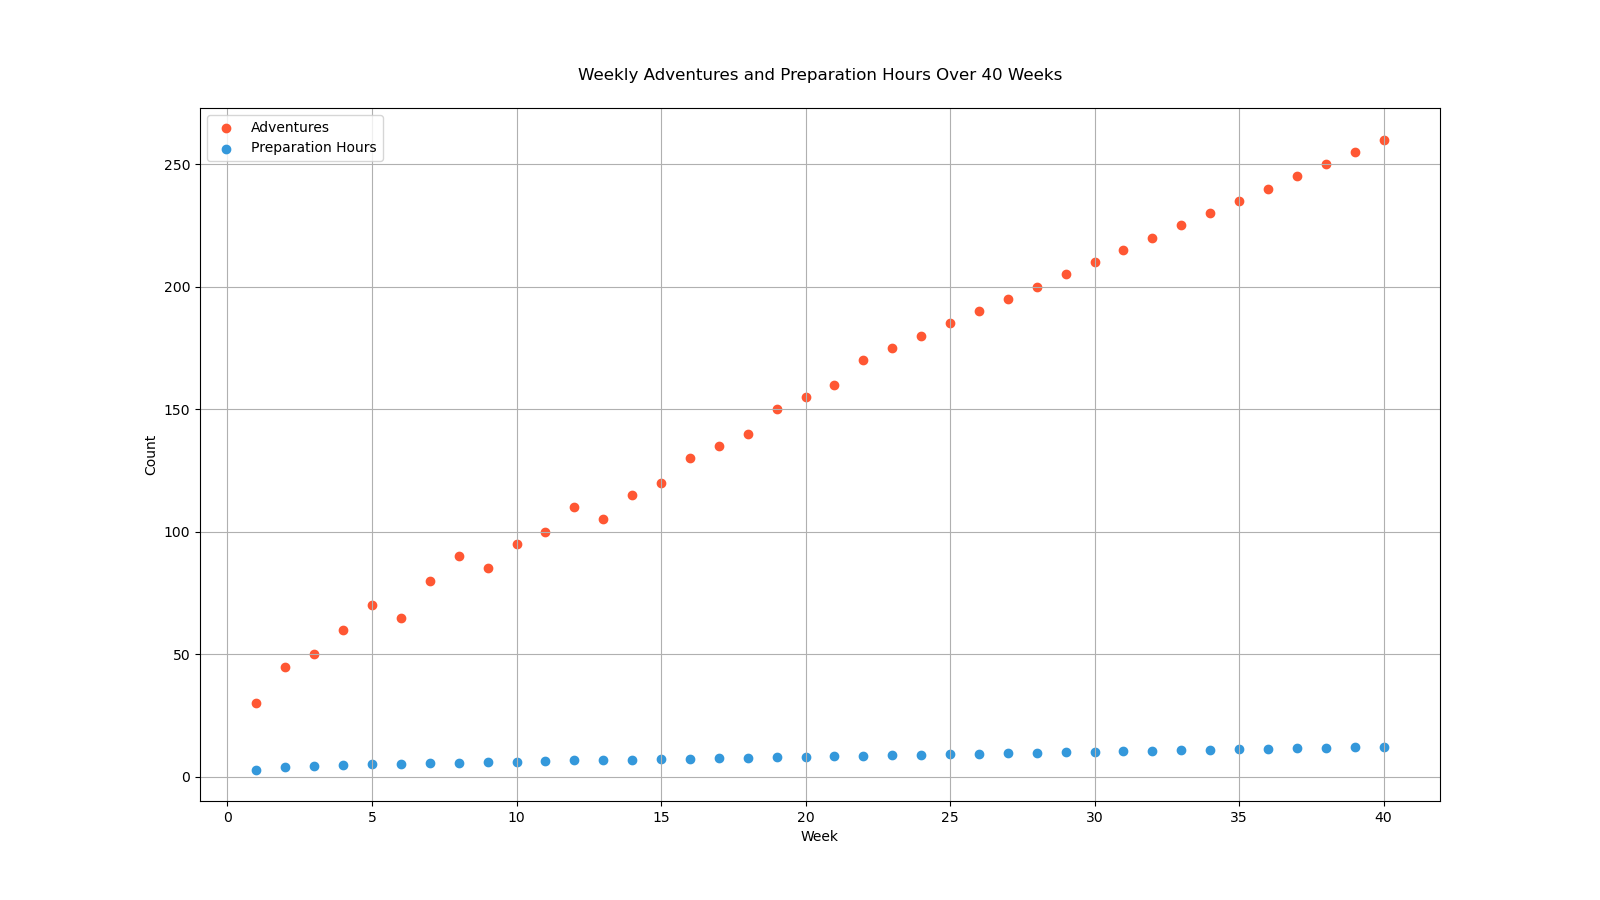

The script that drew this image:

import matplotlib.pyplot as plt

# Data
weeks = list(range(1, 41))
adventures = [30, 45, 50, 60, 70, 65, 80, 90, 85, 95, 100, 110, 105, 115, 120, 130, 135, 140, 150, 155, 160, 170, 175, 180, 185, 190, 195, 200, 205, 210, 215, 220, 225, 230, 235, 240, 245, 250, 255, 260]
preparation_hours = [3, 4.2, 4.5, 4.8, 5.1, 5.3, 5.6, 5.8, 6, 6.2, 6.5, 6.7, 6.9, 7, 7.2, 7.4, 7.6, 7.8, 8, 8.2, 8.4, 8.6, 8.8, 9, 9.2, 9.4, 9.6, 9.8, 10, 10.2, 10.4, 10.6, 10.8, 11, 11.2, 11.4, 11.6, 11.8, 12, 12.2]

# Scatter plot
plt.figure(figsize=(16, 9))
plt.scatter(weeks, adventures, color='#FF5733', label='Adventures')  # Orange
plt.scatter(weeks, preparation_hours, color='#3498DB', label='Preparation Hours')  # Blue

# Customize the plot
plt.title('Weekly Adventures and Preparation Hours Over 40 Weeks', pad=20)
plt.xlabel('Week')
plt.ylabel('Count')
plt.legend(loc='upper left')
plt.grid(True)

# Show the plot
plt.show()
